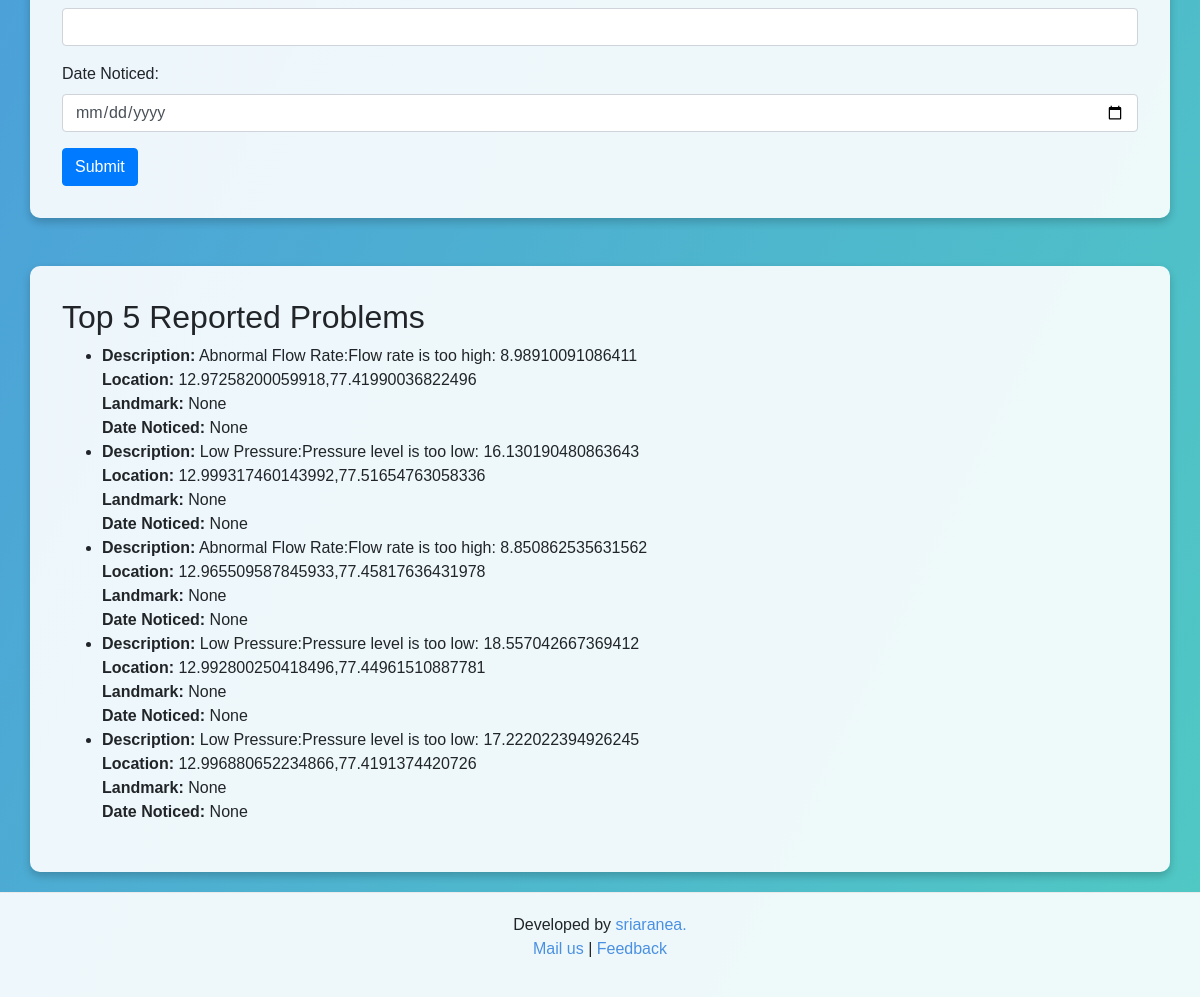
Before: / (lower part) with the older database file.
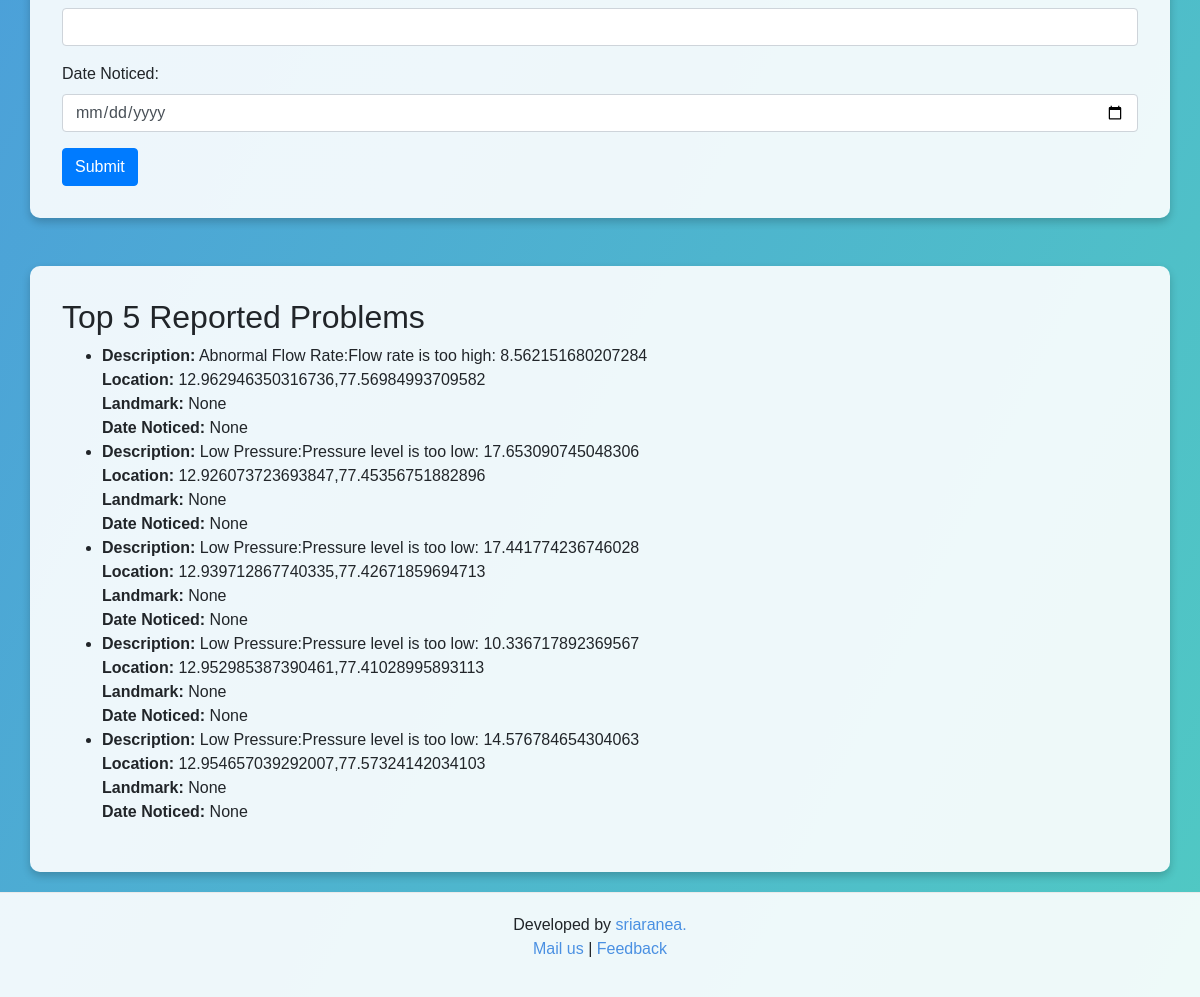
After: the same page with the newer database file.
### tables this page shows
CREATE TABLE reported_problems 
                 (id INTEGER PRIMARY KEY AUTOINCREMENT, location TEXT, landmark TEXT, 
                 location_description TEXT, issue_image TEXT, issue_description TEXT, 
                 email TEXT, date TEXT, lat REAL, lng REAL, assigned_to TEXT, status TEXT);

### app.py (the view)
@app.route('/')
def index():
    conn = sqlite3.connect('waruna.db')
    c = conn.cursor()
    c.execute("SELECT * FROM reported_problems ORDER BY id DESC LIMIT 5")
    top_problems = c.fetchall()
    conn.close()
    return render_template('index.html', top_problems=top_problems)

### templates/index.html (shortened to what this page needs)
<!DOCTYPE html>
<html lang="en">
<head>
    <link rel="stylesheet" href="https://stackpath.bootstrapcdn.com/bootstrap/4.3.1/css/bootstrap.min.css">
    <link rel="stylesheet" href="https://unpkg.com/leaflet@1.7.1/dist/leaflet.css" />
</head>
<body>
    <div class="container">
        <form action="/submit_issue" method="POST" enctype="multipart/form-data">
            <div class="form-group">
                <input type="email" class="form-control" id="email" name="email" required>
            </div>
            <div class="form-group">
                <label for="date">Date Noticed:</label>
                <input type="date" class="form-control" id="date" name="date" required>
            </div>
            <button type="submit" class="btn btn-primary">Submit</button>
        </form>
    </div>
    <div class="container mt-5">
        <h2>Top 5 Reported Problems</h2>
        <ul>
            {% for problem in top_problems %}
            <li>
                <strong>Description:</strong> {{ problem[5] }}<br>
                <strong>Location:</strong> {{ problem[1] }}<br>
                <strong>Landmark:</strong> {{ problem[2] }}<br>
                <strong>Date Noticed:</strong> {{ problem[7] }}
            </li>
            {% endfor %}
        </ul>
    </div>
    <footer>
        <p>Developed by <a href="https://sriaranea.com/sriaranea/">sriaranea. <br></a> <a href="mailto:sriaranea@gmail.com">Mail us</a> | <a
                href="mailto:sriaranea@gmail.com">Feedback</a></p>
    </footer>
</body>
</html>

Changed rows visible on the page:
no longer on this page (row unchanged): reported_problems: issue_description "Abnormal Flow Rate:Flow rate is too high: 8.98910091086411", location "12.97258200059918,77.41990036822496", problem "None"
no longer on this page (row unchanged): reported_problems: issue_description "Low Pressure:Pressure level is too low: 16.130190480863643", location "12.999317460143992,77.51654763058336", problem "None"
no longer on this page (row unchanged): reported_problems: issue_description "Abnormal Flow Rate:Flow rate is too high: 8.850862535631562", location "12.965509587845933,77.45817636431978", problem "None"
no longer on this page (row unchanged): reported_problems: issue_description "Low Pressure:Pressure level is too low: 18.557042667369412", location "12.992800250418496,77.44961510887781", problem "None"
no longer on this page (row unchanged): reported_problems: issue_description "Low Pressure:Pressure level is too low: 17.222022394926245", location "12.996880652234866,77.4191374420726", problem "None"
added reported_problems: issue_description "Abnormal Flow Rate:Flow rate is too high: 8.562151680207284", location "12.962946350316736,77.56984993709582", problem "None"
added reported_problems: issue_description "Low Pressure:Pressure level is too low: 17.653090745048306", location "12.926073723693847,77.45356751882896", problem "None"
added reported_problems: issue_description "Low Pressure:Pressure level is too low: 17.441774236746028", location "12.939712867740335,77.42671859694713", problem "None"
added reported_problems: issue_description "Low Pressure:Pressure level is too low: 10.336717892369567", location "12.952985387390461,77.41028995893113", problem "None"
added reported_problems: issue_description "Low Pressure:Pressure level is too low: 14.576784654304063", location "12.954657039292007,77.57324142034103", problem "None"
